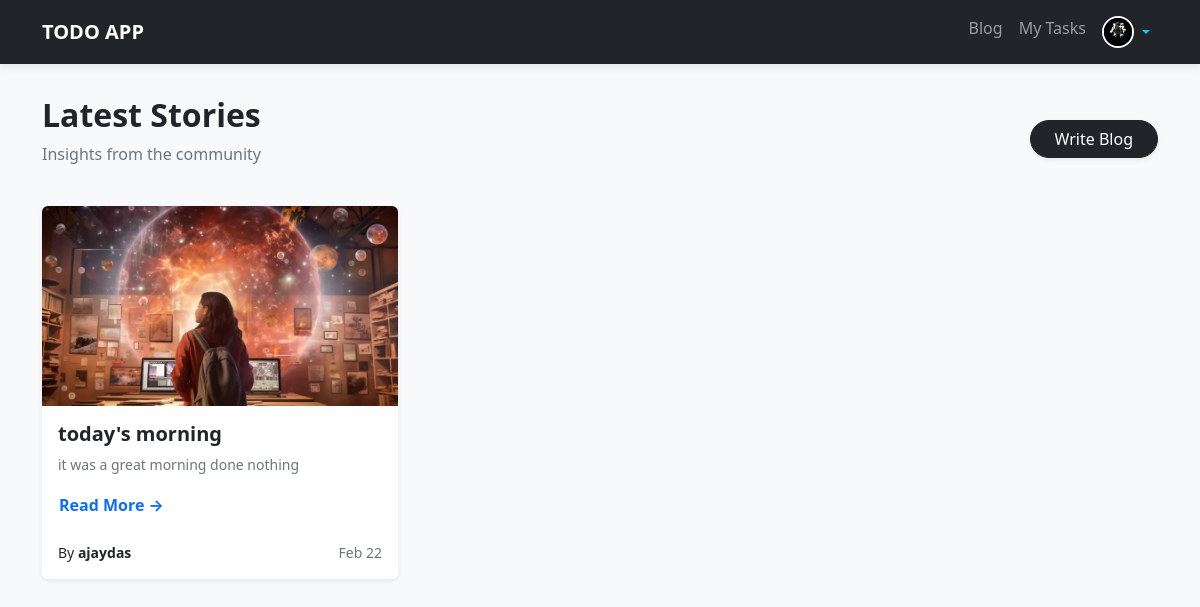
Screenshot of /blog/ (signed in) with the database file from the repository.
### blog/models.py (models this page shows, shortened)
class Profile(models.Model):
    user = models.OneToOneField(User, on_delete=models.CASCADE)
    profile_pic = models.ImageField(upload_to="images/")
    phone = models.PositiveBigIntegerField()

class Blog(models.Model):
    title = models.CharField(max_length=15)
    content = models.TextField(help_text="Enter the Blog Content")
    image = models.ImageField(upload_to="images/blog", null=True,blank=True,default=None)
    status = models.CharField(max_length=2, choices=BLOG_STATUS)
    user = models.ForeignKey(User, on_delete=models.CASCADE)
    created_at = models.DateTimeField(auto_now_add=True)
    updated_at = models.DateTimeField(auto_now=True)
    likes = models.ManyToManyField(User,related_name="blog_likes")
    class Meta:
        ordering = ['-updated_at', '-created_at']

### blog/views.py (the view)
# urls.py: path("", views.index, name="blog.index"),
def index(request: HttpRequest):
    blogs = Blog.objects.filter(status="A")
    return render(request, "blog/blog.index.html", {'blogs': blogs})

### blog/templates/blog/blog.index.html (shortened to what this page needs)
{% extends 'base.html' %}
{% load static %}
{% block mainContent %}
<div class="row mb-4 align-items-center">
    <div class="col">
        <h2 class="fw-bold">Latest Stories</h2>
        <p class="text-muted">Insights from the community</p>
    </div>
    <div class="col-auto">
        <a href="{% url 'blog:blog.create' %}" class="btn btn-dark rounded-pill px-4 shadow-sm">Write Blog</a>
    </div>
</div>
<div class="row g-4">
    {% for blog in blogs %}
    <div class="col-md-6 col-lg-4">
        <div class="card h-100 shadow-sm border-0 overflow-hidden">
            <div style="height: 200px;">
                {% if blog.image %}
                    <img src="{{ blog.image.url }}" class="w-100 h-100" style="object-fit: cover;" alt="Blog Cover">
                {% else %}
                    <img src="{% static 'images/default_image.png' %}" class="w-100 h-100" style="object-fit: cover;" alt="Default Cover">
                {% endif %}
            </div>
            <div class="card-body">
                <h5 class="card-title fw-bold">{{ blog.title }}</h5>
                <p class="card-text text-muted small">
                    {{ blog.content | truncatechars:100 }}
                </p>
                <a href="{% url 'blog:blog.show' blog.id %}" class="btn btn-link p-0 text-decoration-none fw-bold">Read More →</a>
            </div>
            <div class="card-footer bg-white border-0 d-flex justify-content-between align-items-center pb-3">
                <small class="text-dark">By <strong>{{ blog.user.username }}</strong></small>
                <small class="text-muted">{{ blog.created_at|date:"M d" }}</small>
            </div>
        </div>
    </div>
    {% empty %}
    <div class="col-12 text-center py-5">
        <h4 class="text-muted">No blogs published yet.</h4>
    </div>
    {% endfor %}
</div>
{% endblock %}

### templates/base.html (shortened to what this page needs)
{% load static %}
<!DOCTYPE html>
<html lang="en">
<head>
    <link rel="stylesheet" href="{% static 'bootstrap5/css/bootstrap.min.css' %}">
</head>
<body>
    <nav class="navbar navbar-expand-lg navbar-dark bg-dark">
        <div class="container">
            <a class="navbar-brand fw-bold" href="/">TODO APP</a>
            <div class="collapse navbar-collapse justify-content-end">
                <ul class="navbar-nav">
                    <li class="nav-item">
                        <a class="nav-link" href="{% url 'blog:blog.index' %}">Blog</a>
                    </li>
                    {% if request.user.is_authenticated %}
                    <li class="nav-item">
                        <a class="nav-link" href="{% url 'todos:todos.index' %}">My Tasks</a>
                    </li>
                    <li class="nav-item dropdown">
                        <a class="nav-link dropdown-toggle text-info d-flex align-items-center" href="#"
                            id="userDropdown" role="button" data-bs-toggle="dropdown">
                            {% if user.profile.profile_pic %}
                            <img src="{{ user.profile.profile_pic.url }}" alt="{{ user.username }}"
                                class="rounded-circle me-1"
                                style="width: 32px; height: 32px; object-fit: cover; border: 2px solid white;">
                            {% else %}
                            <div class="rounded-circle bg-secondary text-white d-flex justify-content-center align-items-center me-1"
                                style="width: 32px; height: 32px; font-size: 1rem; border: 2px solid white;">
                                {{ user.username|make_list|first|upper }}
                            </div>
                            {% endif %}
                        </a>
                    </li>
                    {% else %}
                    <li class="nav-item">
                        <a class="nav-link" href="{% url 'authentication:login' %}">Login</a>
                    </li>
                    {% endif %}
                </ul>
            </div>
        </div>
    </nav>
    <main class="container main-container">
        {% block mainContent %}{% endblock %}
    </main>
</body>
</html>

### templates/base.html (style rules this page uses)
body { background-color: #f8f9fa; min-height: 100vh; }
.navbar { box-shadow: 0 2px 10px rgba(0, 0, 0, 0.1); }
.main-container { padding-top: 2rem; padding-bottom: 5rem; }

### rows the page displays
Blog: image (picture), title "today's morning", content "it was a great morning done nothing", user.username "ajaydas", created_at "Feb 22"
